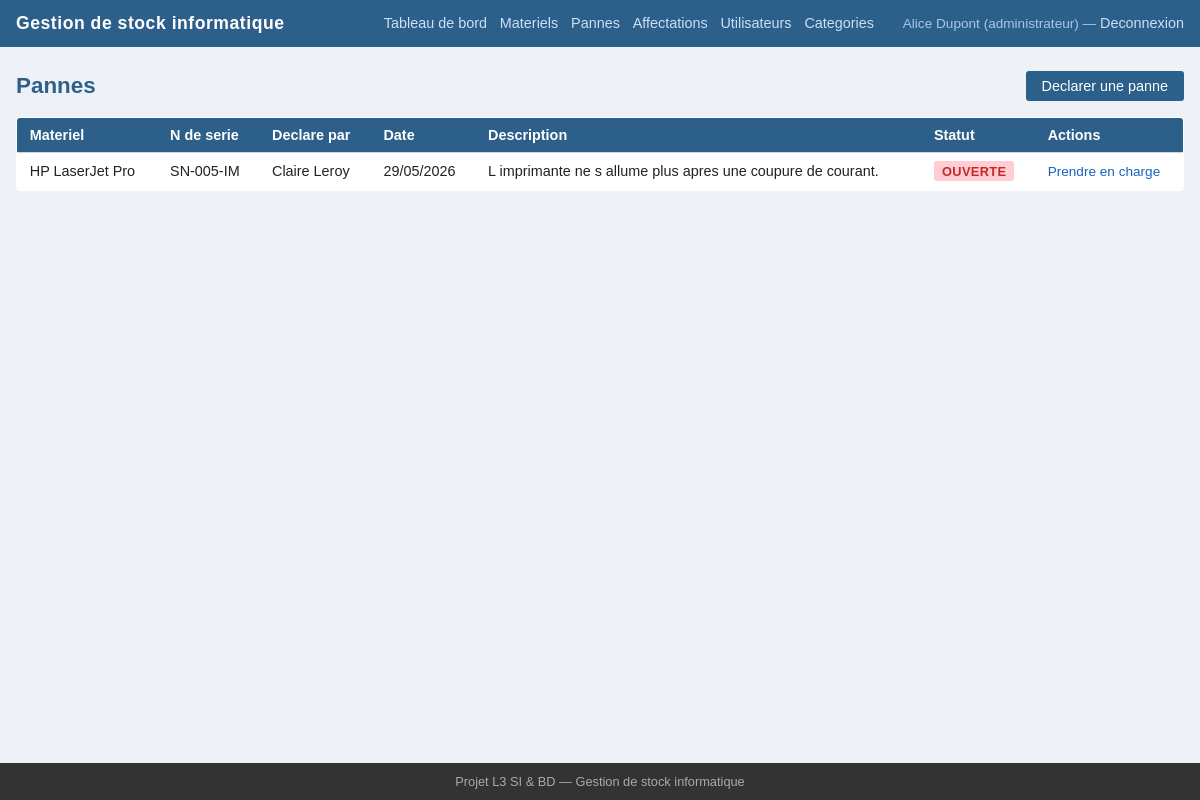
Screenshot of /index.php?page=pannes (signed in) with the database file from the repository.
### tables this page shows
CREATE TABLE panne (
    id INT AUTO_INCREMENT PRIMARY KEY,
    id_materiel INT NOT NULL,
    id_declarant INT NOT NULL,
    date_declaration DATETIME NOT NULL DEFAULT CURRENT_TIMESTAMP,
    description TEXT NOT NULL,
    statut ENUM('ouverte', 'en_cours', 'resolue') DEFAULT 'ouverte',
    FOREIGN KEY (id_materiel) REFERENCES materiel(id),
    FOREIGN KEY (id_declarant) REFERENCES utilisateur(id)
);

CREATE TABLE materiel (
    id INT AUTO_INCREMENT PRIMARY KEY,
    numero_serie VARCHAR(100) NOT NULL UNIQUE,
    nom VARCHAR(150) NOT NULL,
    description TEXT,
    id_categorie INT NOT NULL,
    etat ENUM('disponible', 'affecte', 'panne', 'hors_service') DEFAULT 'disponible',
    quantite INT DEFAULT 1,
    date_entree DATE NOT NULL,
    FOREIGN KEY (id_categorie) REFERENCES categorie(id)
);

CREATE TABLE utilisateur (
    id INT AUTO_INCREMENT PRIMARY KEY,
    nom VARCHAR(100) NOT NULL,
    prenom VARCHAR(100) NOT NULL,
    email VARCHAR(150) NOT NULL UNIQUE,
    mot_de_passe VARCHAR(255) NOT NULL,
    id_role INT NOT NULL,
    actif TINYINT(1) DEFAULT 1,
    FOREIGN KEY (id_role) REFERENCES role(id)
);

### controllers/PanneController.php (called while the page is built, shortened)
<?php
class PanneController {
    public function index(): void {
        $this->lister();
    }
    public function lister(): void {
        $modele = new Panne();
        $liste  = $modele->listerToutes();
        require __DIR__ . '/../views/pannes/liste.php';
    }
}

### index.php (called while the page is built, shortened)
<?php
require_once __DIR__ . '/config.php';
spl_autoload_register(function (string $classe) {
    $dossiers = [
        __DIR__ . '/models/',
        __DIR__ . '/controllers/',
    ];
    foreach ($dossiers as $dossier) {
        $fichier = $dossier . $classe . '.php';
        if (file_exists($fichier)) {
            return;
        }
    }
});
$action = $_GET['action'] ?? 'index';
$controleur    = new $nomControleur();
$controleur->$action();

### config.php (called while the page is built, shortened)
<?php
function getDB(): PDO {
    static $pdo = null;
    if ($pdo === null) {
        $dsn = 'mysql:host=' . DB_HOST . ';dbname=' . DB_NAME . ';charset=' . DB_CHARSET;
        try {
            $pdo = new PDO($dsn, DB_USER, DB_PASS, [
                PDO::ATTR_ERRMODE            => PDO::ERRMODE_EXCEPTION,
                PDO::ATTR_DEFAULT_FETCH_MODE => PDO::FETCH_ASSOC,
                PDO::ATTR_EMULATE_PREPARES   => false,
            ]);
        } catch (PDOException $e) {
            die('Erreur de connexion a la base de donnees : ' . $e->getMessage());
        }
    }
    return $pdo;
}

### models/Model.php (called while the page is built, shortened)
<?php
class Model {
    public function __construct() {
        $this->db = getDB();
    }
}

### models/Panne.php (called while the page is built, shortened)
<?php
require_once __DIR__ . '/Model.php';
class Panne extends Model {
    public function listerToutes(): array {
        $req = $this->db->query(
            'SELECT p.*, m.nom AS materiel_nom, m.numero_serie,
                    u.nom AS user_nom, u.prenom AS user_prenom
             FROM panne p
             JOIN materiel m ON p.id_materiel = m.id
             JOIN utilisateur u ON p.id_declarant = u.id
             ORDER BY p.date_declaration DESC'
        );
        return $req->fetchAll();
    }
}

### views/pannes/liste.php (the view, shortened to what this page needs)
<?php require __DIR__ . '/../layout_top.php'; ?>
<div class="entete-section">
    <h1>Pannes</h1>
    <a href="index.php?page=pannes&action=declarer" class="btn">Declarer une panne</a>
</div>
<?php if (empty($liste)): ?>
    <p>Aucune panne enregistree.</p>
<?php else: ?>
<table>
    <thead>
        <tr>
            <th>Materiel</th>
            <th>N de serie</th>
            <th>Declare par</th>
            <th>Date</th>
            <th>Description</th>
            <th>Statut</th>
            <th>Actions</th>
        </tr>
    </thead>
    <tbody>
        <?php foreach ($liste as $p): ?>
        <tr>
            <td><?= htmlspecialchars($p['materiel_nom']) ?></td>
            <td><?= htmlspecialchars($p['numero_serie']) ?></td>
            <td><?= htmlspecialchars($p['user_prenom'] . ' ' . $p['user_nom']) ?></td>
            <td><?= htmlspecialchars(date('d/m/Y', strtotime($p['date_declaration']))) ?></td>
            <td><?= htmlspecialchars($p['description']) ?></td>
            <td><span class="badge badge-<?= $p['statut'] ?>"><?= htmlspecialchars($p['statut']) ?></span></td>
            <td>
                <?php
                $role = $_SESSION['utilisateur']['role'];
                if (in_array($role, ['administrateur', 'gestionnaire'])): ?>
                    <?php if ($p['statut'] === 'ouverte'): ?>
                        <a href="index.php?page=pannes&action=changerStatut&id=<?= $p['id'] ?>&statut=en_cours">Prendre en charge</a>
                    <?php elseif ($p['statut'] === 'en_cours'): ?>
                        <a href="index.php?page=pannes&action=changerStatut&id=<?= $p['id'] ?>&statut=resolue">Marquer resolue</a>
                    <?php endif; ?>
                <?php endif; ?>
            </td>
        </tr>
        <?php endforeach; ?>
    </tbody>
</table>
<?php endif; ?>
<?php require __DIR__ . '/../layout_bottom.php'; ?>

### public/style.css (style rules this page uses)
:root { --couleur-principale: #2c5f8a; --couleur-secondaire: #f4f7fa; --couleur-texte: #222; --couleur-bordure: #cdd5de; --couleur-ok: #2e7d32; --couleur-alerte: #c62828; --couleur-info: #1565c0; --couleur-neutre: #555; }
*, *::before, *::after { box-sizing: border-box; margin: 0; padding: 0; }
body { font-family: Arial, Helvetica, sans-serif; font-size: 15px; color: var(--couleur-texte); background: #eef2f7; display: flex; flex-direction: column; min-height: 100vh; }
h1 { font-size: 1.4rem; margin-bottom: 1rem; color: var(--couleur-principale); }
.entete-section { display: flex; align-items: center; justify-content: space-between; margin-bottom: 1rem; flex-wrap: wrap; gap: 0.5rem; }
.entete-section h1 { margin-bottom: 0; }
.btn, button[type="submit"] { background: var(--couleur-principale); color: #fff; border: none; padding: 0.45rem 1rem; border-radius: 3px; cursor: pointer; font-size: 0.9rem; text-decoration: none; display: inline-block; }
table { width: 100%; border-collapse: collapse; background: #fff; border: 1px solid var(--couleur-bordure); border-radius: 4px; overflow: hidden; }
thead { background: var(--couleur-principale); color: #fff; }
th, td { padding: 0.55rem 0.8rem; text-align: left; border-bottom: 1px solid var(--couleur-bordure); font-size: 0.9rem; }
tbody tr:last-child td { border-bottom: none; }
td a { color: var(--couleur-info); text-decoration: none; font-size: 0.85rem; }
.badge { display: inline-block; padding: 0.15rem 0.5rem; border-radius: 3px; font-size: 0.8rem; font-weight: bold; text-transform: uppercase; letter-spacing: 0.03em; }
.badge-ouverte { background: #ffcdd2; color: var(--couleur-alerte); }

### rows the page displays
panne: id_materiel.nom "HP LaserJet Pro", id_materiel.numero_serie "SN-005-IM", id_declarant.nom "Claire Leroy", date_declaration "29/05/2026", description "L imprimante ne s allume plus apres une coupure de courant.", statut "OUVERTE"

### other values shown
$user['prenom'] . ' ' . $user['nom'] "Alice Dupont"
$role "administrateur"
